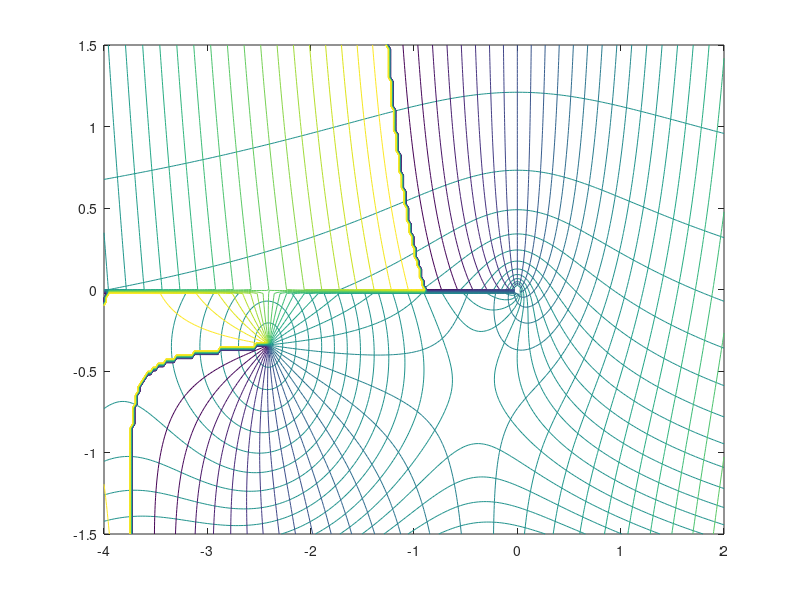

Write the MATLAB code that produced this figure.
[X, Y] = meshgrid(-4:0.025:2, -1.5:0.025:1.5);

H = besselh(0, 1, X+1i * Y);
contour(X, Y, abs(H), 0:0.2:3.2);

hold on;
contour(X, Y, (180/pi)*angle(H), -180:10:180)
hold off;
